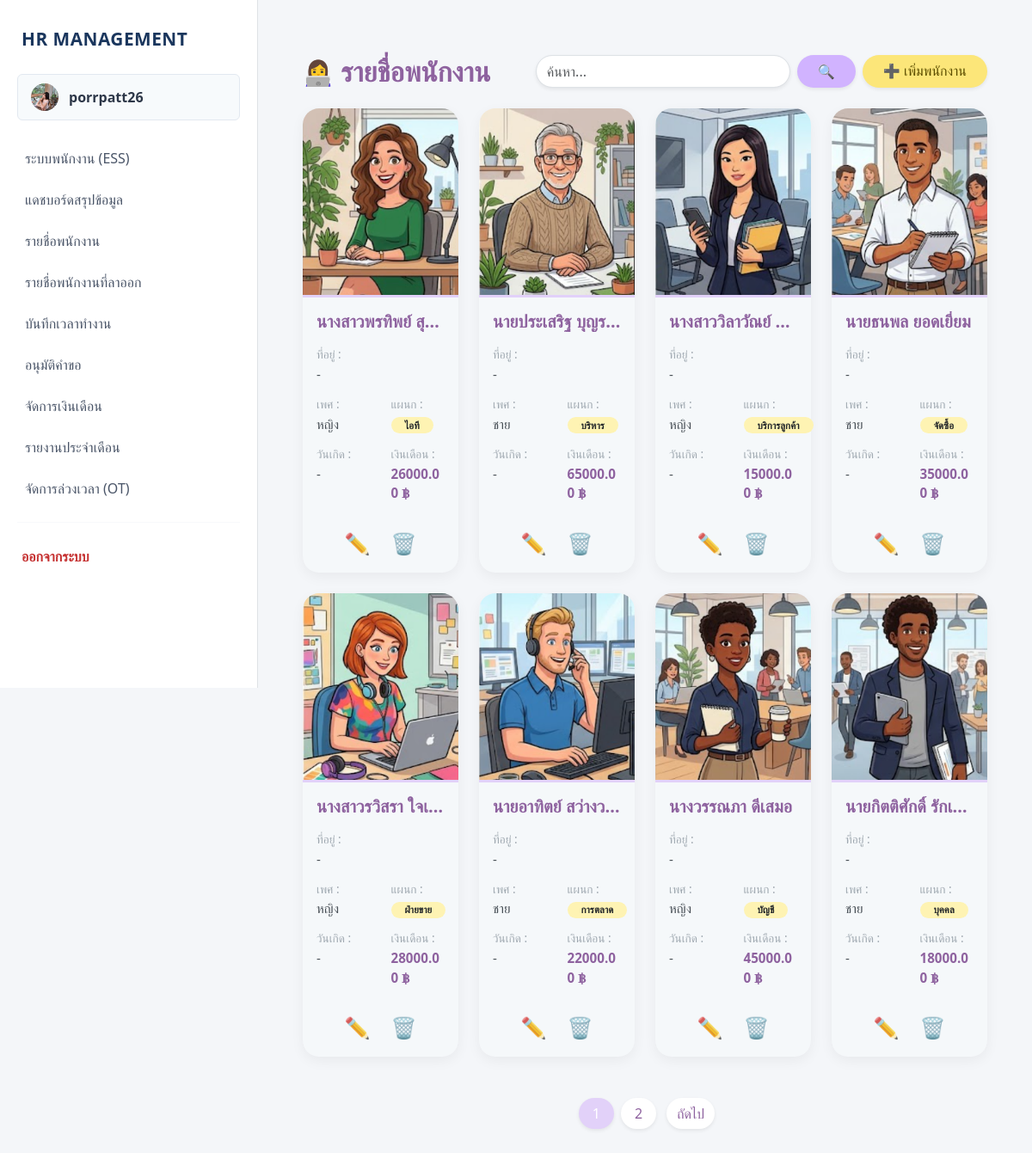
Screenshot of / (signed in) with the database file from the repository.
### myapp/models.py (models this page shows, shortened)
class Employee(models.Model):
    title = models.CharField(max_length=10, choices=TITLE_CHOICES, default='นาย', verbose_name="คำนำหน้าชื่อ")
    first_name = models.CharField(max_length=100, verbose_name="ชื่อ")
    last_name = models.CharField(max_length=100, verbose_name="นามสกุล")
    gender = models.CharField(max_length=1, choices=GENDER_CHOICES, verbose_name="เพศ")
    birth_date = models.DateField(verbose_name="วัน-เดือน-ปี เกิด (YYYY-MM-DD)")
    salary = models.DecimalField(max_digits=10, decimal_places=2, verbose_name="เงินเดือน")
    department = models.CharField(max_length=20, choices=DEPT_CHOICES, verbose_name="แผนก")
    position = models.CharField(max_length=100, null=True, blank=True, verbose_name="ตำแหน่ง")
    hire_date = models.DateField(null=True, blank=True, verbose_name="วันที่เริ่มทำงาน")
    status = models.CharField(max_length=20, choices=STATUS_CHOICES, default='active', verbose_name="สถานะพนักงาน")
    phone_number = models.CharField(max_length=15, null=True, blank=True, verbose_name="เบอร์โทรศัพท์")
    bank_name = models.CharField(max_length=50, choices=BANK_CHOICES, null=True, blank=True, verbose_name="ชื่อธนาคาร")
    bank_account = models.CharField(max_length=50, null=True, blank=True, verbose_name="เลขบัญชีธนาคาร")
    photo = models.ImageField(upload_to='employee_photos/', null=True, blank=True, verbose_name="รูปภาพประจำตัว")

### myapp/views.py (the view, shortened to what this page needs)
# urls.py: path('', views.index, name='index'),
@login_required
@user_passes_test(is_admin, login_url='ess_dashboard')
def index(request):
    query = request.GET.get('q', '')
    employees = Employee.objects.exclude(status='resigned').order_by('-id')
    paginator = Paginator(employees, 8)
    page_number = request.GET.get('page')
    page_obj = paginator.get_page(page_number)
    return render(request, 'index.html', {'page_obj': page_obj, 'query': query})

### myapp/context_processors.py (called while the page is built)
def get_employee_data(request):
    if request.user.is_authenticated:
        emp = Employee.objects.filter(
            first_name=request.user.first_name,
            last_name=request.user.last_name
        ).first()
        return {'current_emp': emp}
    return {}

### myapp/views.py (called while the page is built)
def is_admin(user):
    return user.is_staff

### templates/index.html (shortened to what this page needs)
{% extends 'basetemplate.html' %}
{% block content %}
<div class="container mt-4 mb-5">
    <div class="row mb-4 align-items-center g-3">
        <div class="col-md-4">
            <h2 class="fw-bold text-pastel-purple mb-0"><span style="font-size: 1.8rem;">👩‍💻</span> รายชื่อพนักงาน</h2>
        </div>
        <div class="col-md-8">
            <div class="d-flex justify-content-md-end gap-2 flex-wrap">
                <form method="GET" action="{% url 'index' %}" class="d-flex flex-grow-1" style="max-width: 400px;">
                    <input type="text" name="q" class="form-control rounded-pill shadow-sm" placeholder="ค้นหา..." value="{{ query|default:'' }}">
                    <button type="submit" class="btn btn-pastel-purple rounded-pill px-4 shadow-sm ms-2">🔍</button>
                </form>
                {% if user.is_staff %}
                <a href="{% url 'create' %}" class="btn btn-pastel-yellow rounded-pill px-4 shadow-sm text-nowrap">➕ เพิ่มพนักงาน</a>
                {% endif %}
            </div>
        </div>
    </div>
    <div class="row g-4">
        {% for emp in page_obj %}
        <div class="col-md-6 col-lg-4 col-xl-3">
            <div class="card card-custom h-100 bg-light bg-opacity-25">
                {% if emp.photo %}
                    <img src="{{ emp.photo.url }}" class="emp-photo w-100" alt="รูป">
                {% else %}
                    <div class="emp-photo w-100 bg-pastel-purple bg-opacity-25 d-flex justify-content-center align-items-center text-muted"><span style="font-size: 4rem;">👤</span></div>
                {% endif %}
                <div class="card-body p-3">
                    <h5 class="fw-bold text-pastel-purple mb-3 text-truncate">{{ emp.title }}{{ emp.first_name }} {{ emp.last_name }}</h5>
                    <p class="emp-label">ที่อยู่ :</p><p class="emp-data text-truncate">{{ emp.address|default:"-" }}</p>
                    <div class="row">
                        <div class="col-6"><p class="emp-label">เพศ :</p><p class="emp-data">{{ emp.get_gender_display|default:"-" }}</p></div>
                        <div class="col-6"><p class="emp-label">แผนก :</p>
                            <p class="emp-data"><span class="badge bg-pastel-yellow text-dark rounded-pill px-3">{{ emp.get_department_display|default:"-" }}</span></p>
                        </div>
                    </div>
                    <div class="row">
                        <div class="col-6"><p class="emp-label">วันเกิด :</p><p class="emp-data">{{ emp.dob|date:"d M y"|default:"-" }}</p></div>
                        <div class="col-6"><p class="emp-label">เงินเดือน :</p><p class="emp-data text-pastel-purple fw-bold">{{ emp.salary|floatformat:2 }} ฿</p></div>
                    </div>
                </div>
                {% if user.is_staff %}
                <div class="card-footer bg-transparent border-0 px-3 pb-3 pt-0 d-flex justify-content-center gap-4">
                    <a href="{% url 'update' emp.pk %}" class="icon-btn" title="แก้ไข">✏️</a>
                    <a href="{% url 'delete' emp.pk %}" class="icon-btn" title="ลบ">🗑️</a>
                </div>
                {% endif %}
            </div>
        </div>
        {% empty %}
        <div class="col-12 text-center py-5"><h4 class="text-muted">ไม่พบข้อมูล</h4></div>
        {% endfor %}
    </div>
    {% if page_obj.has_other_pages %}
    <nav class="mt-5 mb-4">
        <ul class="pagination justify-content-center">
            {% for num in page_obj.paginator.page_range %}
                {% if page_obj.number == num %}
                    <li class="page-item active"><span class="page-link bg-pastel-purple border-0 text-white rounded-pill mx-1 shadow-sm px-3">{{ num }}</span></li>
                {% else %}
                    <li class="page-item"><a class="page-link text-pastel-purple border-0 rounded-pill mx-1 shadow-sm px-3" href="?page={{ num }}{% if query %}&q={{ query }}{% endif %}">{{ num }}</a></li>
                {% endif %}
            {% endfor %}
            {% if page_obj.has_next %}
                <li class="page-item"><a class="page-link text-pastel-purple border-0 rounded-pill ms-2 shadow-sm" href="?page={{ page_obj.next_page_number }}{% if query %}&q={{ query }}{% endif %}">ถัดไป</a></li>
            {% endif %}
        </ul>
    </nav>
    {% endif %}
</div>
{% endblock %}

### templates/basetemplate.html (shortened to what this page needs)
<!DOCTYPE html>
<html lang="th">
<head>
    <link href="https://cdn.jsdelivr.net/npm/bootstrap@5.3.0/dist/css/bootstrap.min.css" rel="stylesheet">
</head>
<body>
    <nav class="sidebar">
        <a href="{% url 'index' %}" class="sidebar-brand">
            HR MANAGEMENT
        </a>
        <a href="{% url 'profile' %}" class="user-profile">
            {% if current_emp and current_emp.photo %}
                <img src="{{ current_emp.photo.url }}" class="user-avatar" style="object-fit: cover; padding: 0;">
            {% else %}
                <div class="user-avatar">EMP</div>
            {% endif %}
            <div>{{ user.username }}</div>
        </a>
        <ul class="nav flex-column mb-auto">
            <li class="nav-item">
                <a class="nav-link" href="{% url 'ess_dashboard' %}">
                    ระบบพนักงาน (ESS)
                </a>
            </li>
            {% if user.is_staff %}
            <li class="nav-item">
                <a class="nav-link" href="{% url 'dashboard' %}">
                    แดชบอร์ดสรุปข้อมูล
                </a>
            </li>
            <li class="nav-item">
                <a class="nav-link" href="{% url 'index' %}">
                    รายชื่อพนักงาน
                </a>
            </li>
            <li class="nav-item">
                <a class="nav-link" href="{% url 'resigned_list' %}">
                    รายชื่อพนักงานที่ลาออก
                </a>
            </li>
            <li class="nav-item">
                <a class="nav-link" href="{% url 'attendance' %}">
                    บันทึกเวลาทำงาน
                </a>
            </li>
            <li class="nav-item">
                <a class="nav-link" href="{% url 'approval' %}">
                    อนุมัติคำขอ
                </a>
            </li>
            <li class="nav-item">
                <a class="nav-link" href="{% url 'payroll' %}">
                    จัดการเงินเดือน
                </a>
            </li>
            <li class="nav-item">
                <a class="nav-link" href="{% url 'reports' %}">
                    รายงานประจำเดือน
                </a>
            </li>
            <li class="nav-item">
                <a class="nav-link" href="{% url 'ot_management' %}">
                    จัดการล่วงเวลา (OT)
                </a>
            </li>
            {% endif %}
        </ul>
        <hr style="margin: 15px 20px; border-color: #E2E8F0;">
        <form action="{% url 'logout' %}" method="post" class="m-0">
            <button type="submit" class="btn-logout">
                ออกจากระบบ
            </button>
        </form>
    </nav>
    <main class="main-content">
        {% block content %}
        {% endblock %}
    </main>
</body>
</html>

### templates/basetemplate.html (style rules this page uses)
body { background-color: #F4F6F9; font-family: 'Segoe UI', Tahoma, Geneva, Verdana, sans-serif; }
.sidebar { width: 300px; height: 100vh; background-color: #FFFFFF; position: fixed; top: 0; left: 0; padding-top: 15px; overflow-y: auto; border-right: 1px solid #DEE2E6; }
.sidebar-brand { color: #1A365D !important; font-weight: 800; font-size: 1.3rem; text-decoration: none; display: block; padding: 15px 25px; margin-bottom: 10px; letter-spacing: 0.5px; }
.user-profile { padding: 10px 15px; margin: 0 20px 20px 20px; border-radius: 6px; border: 1px solid #E2E8F0; display: flex; align-items: center; text-decoration: none; color: #2D3748; font-weight: 600; transition: 0.2s; background-color: #F7FAFC; }
.user-avatar { width: 32px; height: 32px; border-radius: 50%; background-color: #CBD5E0; color: #2D3748; display: flex; align-items: center; justify-content: center; margin-right: 12px; font-weight: bold; font-size: 0.9rem; }
.sidebar .nav-link { color: #4A5568 !important; font-weight: 500; border-radius: 0; padding: 12px 25px; display: flex; align-items: center; transition: all 0.2s ease; border-left: 4px solid transparent; }
.btn-logout { background-color: transparent; color: #C53030; font-weight: 600; border: none; padding: 12px 25px; width: 100%; display: flex; align-items: center; transition: 0.2s; text-align: left; }
.main-content { margin-left: 300px; padding: 2.5rem; min-height: 100vh; }

### templates/index.html (style rules this page uses)
.text-pastel-purple { color: #8e629f !important; }
.bg-pastel-purple { background-color: #E2D1F9 !important; }
.bg-pastel-yellow { background-color: #FEF3B3 !important; }
.btn-pastel-purple { background-color: #d1b3ff; color: #5a3d6b; border: none; transition: 0.3s; }
.btn-pastel-yellow { background-color: #FCE679; color: #5c4e00; border: none; transition: 0.3s; font-weight: 500; }
.card-custom { border-radius: 1.2rem; box-shadow: 0 5px 15px rgba(0,0,0,0.05); transition: 0.3s; border: none; }
.emp-photo { height: 220px; object-fit: cover; border-top-left-radius: 1.2rem; border-top-right-radius: 1.2rem; border-bottom: 3px solid #E2D1F9; }
.emp-label { font-size: 0.85rem; color: #a1aab2; margin-bottom: 0.1rem; }
.emp-data { font-size: 0.95rem; font-weight: 500; color: #495057; margin-bottom: 0.8rem; }
.icon-btn { font-size: 1.5rem; text-decoration: none; transition: transform 0.2s ease; display: inline-block; filter: grayscale(20%); }

### rows the page displays
Employee: photo (picture)
Employee: photo (picture), title "นางสาว", first_name "พรทิพย์", last_name "สุ…", address "-", gender "หญิง", department "ไอที", dob "-", salary "26000.00"
Employee: photo (picture), title "นาย", first_name "ประเสริฐ", last_name "บุญร…", address "-", gender "ชาย", department "บริหาร", dob "-", salary "65000.00"
Employee: photo (picture), title "นางสาว", first_name "วิลาวัณย์", address "-", gender "หญิง", department "บริการลูกค้า", dob "-", salary "15000.00"
Employee: photo (picture), title "นาย", first_name "ธนพล", last_name "ยอดเยี่ยม", address "-", gender "ชาย", department "จัดซื้อ", dob "-", salary "35000.00"
Employee: photo (picture), title "นางสาว", first_name "รวิสรา", last_name "ใจเ…", address "-", gender "หญิง", department "ฝ่ายขาย", dob "-", salary "28000.00"
Employee: photo (picture), title "นาย", first_name "อาทิตย์", last_name "สว่างวงศ์", address "-", gender "ชาย", department "การตลาด", dob "-", salary "22000.00"
Employee: photo (picture), title "นาง", first_name "วรรณภา", last_name "ดีเสมอ", address "-", gender "หญิง", department "บัญชี", dob "-", salary "45000.00"
Employee: photo (picture), title "นาย", first_name "กิตติศักดิ์", last_name "รักเ…", address "-", gender "ชาย", department "บุคคล", dob "-", salary "18000.00"

### other values shown
{{ user.username }} "porrpatt26"
{{ num }} "1"
{{ num }} "2"
